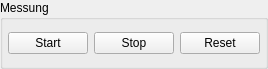
<?xml version="1.0" encoding="UTF-8"?>
<ui version="4.0">
 <class>MeasurementPanel</class>
 <widget class="QGroupBox" name="MeasurementPanel">
  <property name="geometry">
   <rect>
    <x>0</x>
    <y>0</y>
    <width>241</width>
    <height>69</height>
   </rect>
  </property>
  <property name="title">
   <string>Messung</string>
  </property>
  <layout class="QHBoxLayout" name="horizontalLayout">
   <property name="leftMargin">
    <number>5</number>
   </property>
   <property name="topMargin">
    <number>5</number>
   </property>
   <property name="rightMargin">
    <number>5</number>
   </property>
   <property name="bottomMargin">
    <number>5</number>
   </property>
   <item>
    <widget class="QPushButton" name="buttonStart">
     <property name="toolTip">
      <string>Start der Messung</string>
     </property>
     <property name="text">
      <string>Start</string>
     </property>
    </widget>
   </item>
   <item>
    <widget class="QPushButton" name="buttonStop">
     <property name="toolTip">
      <string>Aktuelle Messung stoppen</string>
     </property>
     <property name="text">
      <string>Stop</string>
     </property>
    </widget>
   </item>
   <item>
    <widget class="QPushButton" name="buttonReset">
     <property name="toolTip">
      <string>Alle gespeicherten Messpunkte verwerfen</string>
     </property>
     <property name="text">
      <string>Reset</string>
     </property>
    </widget>
   </item>
  </layout>
 </widget>
 <resources/>
 <connections/>
</ui>
